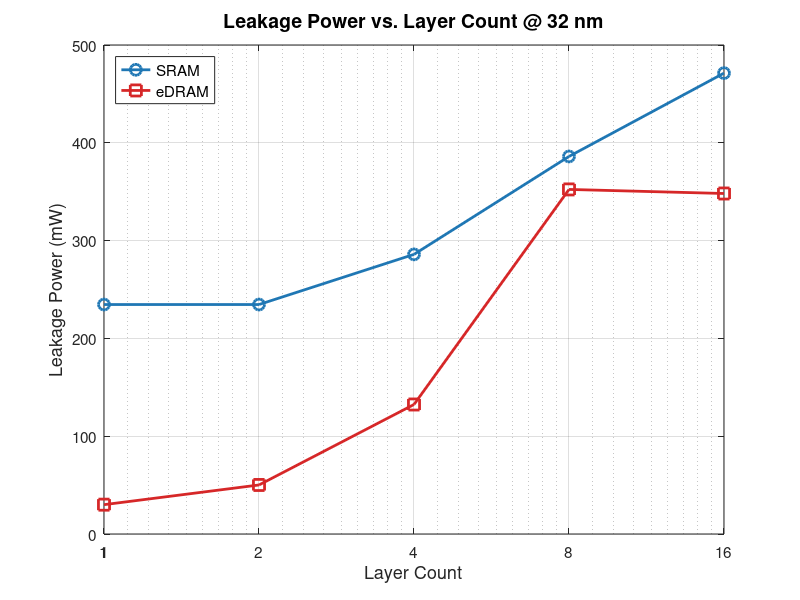

This figure's MATLAB source:
% fig12_layer_sweep_leakage_power_32nm.m
% Leakage Power vs. Layer Count @ 32nm — ESE5760 Final Project
% Data: DESTINY simulation, 2MB / 256-bit / Assoc=1 / LOP / 350K / WriteEDP

layers = [1, 2, 4, 8, 16];

leakage_SRAM  = [234.632, 234.632, 285.915, 386.048, 471.264];
leakage_eDRAM = [29.992, 50.137, 132.416, 352.322, 348.162];

figure('Position', [100 100 700 500]);

plot(layers, leakage_SRAM,  '-o', 'Color', [0.122 0.467 0.706], 'LineWidth', 2, 'MarkerSize', 8); hold on;
plot(layers, leakage_eDRAM, '-s', 'Color', [0.839 0.153 0.157], 'LineWidth', 2, 'MarkerSize', 8);

set(gca, 'XScale', 'log', 'XTick', layers, 'XTickLabel', {'1','2','4','8','16'}, 'FontSize', 11);
xlim([1 16]);
xlabel('Layer Count', 'FontSize', 13);
ylabel('Leakage Power (mW)', 'FontSize', 13);
title('Leakage Power vs. Layer Count @ 32 nm', 'FontSize', 14, 'FontWeight', 'bold');
legend('SRAM', 'eDRAM', 'Location', 'northwest', 'FontSize', 11);
grid on;
box on;

drawnow;
set(gcf, 'Renderer', 'painters');
print('-djpeg', '-r150', fullfile(fileparts(mfilename('fullpath')), '..', '..', 'plots', 'exploratory_sweeps', 'fig12_layer_sweep_leakage_power_32nm.jpg'));
